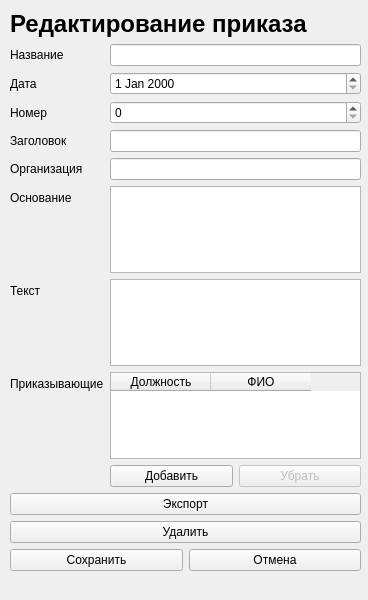
<?xml version="1.0" encoding="UTF-8"?>
<ui version="4.0">
 <class>Form</class>
 <widget class="QWidget" name="Form">
  <property name="geometry">
   <rect>
    <x>0</x>
    <y>0</y>
    <width>368</width>
    <height>600</height>
   </rect>
  </property>
  <property name="windowTitle">
   <string>Form</string>
  </property>
  <widget class="QWidget" name="verticalLayoutWidget">
   <property name="geometry">
    <rect>
     <x>10</x>
     <y>10</y>
     <width>351</width>
     <height>581</height>
    </rect>
   </property>
   <layout class="QVBoxLayout" name="verticalLayout">
    <item>
     <widget class="QLabel" name="label">
      <property name="text">
       <string>&lt;html&gt;&lt;head/&gt;&lt;body&gt;&lt;p&gt;&lt;span style=&quot; font-size:18pt; font-weight:600;&quot;&gt;Редактирование приказа&lt;/span&gt;&lt;/p&gt;&lt;/body&gt;&lt;/html&gt;</string>
      </property>
     </widget>
    </item>
    <item>
     <layout class="QFormLayout" name="formLayout">
      <item row="0" column="0">
       <widget class="QLabel" name="nameLabel">
        <property name="text">
         <string>Название</string>
        </property>
       </widget>
      </item>
      <item row="0" column="1">
       <widget class="QLineEdit" name="name"/>
      </item>
      <item row="1" column="0">
       <widget class="QLabel" name="dateLabel">
        <property name="text">
         <string>Дата</string>
        </property>
       </widget>
      </item>
      <item row="1" column="1">
       <widget class="QDateEdit" name="date"/>
      </item>
      <item row="2" column="0">
       <widget class="QLabel" name="numberLabel">
        <property name="text">
         <string>Номер</string>
        </property>
       </widget>
      </item>
      <item row="2" column="1">
       <widget class="QSpinBox" name="number">
        <property name="maximum">
         <number>999999999</number>
        </property>
       </widget>
      </item>
      <item row="4" column="0">
       <widget class="QLabel" name="organizationLabel">
        <property name="text">
         <string>Организация</string>
        </property>
       </widget>
      </item>
      <item row="4" column="1">
       <widget class="QLineEdit" name="organization"/>
      </item>
      <item row="5" column="0">
       <widget class="QLabel" name="reasonLabel">
        <property name="text">
         <string>Основание</string>
        </property>
       </widget>
      </item>
      <item row="5" column="1">
       <widget class="QPlainTextEdit" name="reason"/>
      </item>
      <item row="6" column="0">
       <widget class="QLabel" name="textLabel">
        <property name="text">
         <string>Текст</string>
        </property>
       </widget>
      </item>
      <item row="6" column="1">
       <widget class="QPlainTextEdit" name="text"/>
      </item>
      <item row="7" column="0">
       <widget class="QLabel" name="guysLabel">
        <property name="text">
         <string>Приказывающие</string>
        </property>
       </widget>
      </item>
      <item row="7" column="1">
       <layout class="QVBoxLayout" name="verticalLayout_2">
        <item>
         <widget class="QTableWidget" name="guysTable">
          <column>
           <property name="text">
            <string>Должность</string>
           </property>
          </column>
          <column>
           <property name="text">
            <string>ФИО</string>
           </property>
          </column>
         </widget>
        </item>
        <item>
         <layout class="QHBoxLayout" name="horizontalLayout">
          <item>
           <widget class="QPushButton" name="addRowButton">
            <property name="text">
             <string>Добавить</string>
            </property>
           </widget>
          </item>
          <item>
           <widget class="QPushButton" name="delRowButton">
            <property name="enabled">
             <bool>false</bool>
            </property>
            <property name="text">
             <string>Убрать</string>
            </property>
           </widget>
          </item>
         </layout>
        </item>
       </layout>
      </item>
      <item row="3" column="1">
       <widget class="QLineEdit" name="title"/>
      </item>
      <item row="3" column="0">
       <widget class="QLabel" name="titleLabel">
        <property name="text">
         <string>Заголовок</string>
        </property>
       </widget>
      </item>
     </layout>
    </item>
    <item>
     <widget class="QPushButton" name="exportlabel">
      <property name="text">
       <string>Экспорт</string>
      </property>
     </widget>
    </item>
    <item>
     <widget class="QPushButton" name="deleteButton">
      <property name="enabled">
       <bool>true</bool>
      </property>
      <property name="text">
       <string>Удалить</string>
      </property>
     </widget>
    </item>
    <item>
     <layout class="QHBoxLayout" name="horizontalLayout_2">
      <item>
       <widget class="QPushButton" name="saveButton">
        <property name="enabled">
         <bool>true</bool>
        </property>
        <property name="text">
         <string>Сохранить</string>
        </property>
       </widget>
      </item>
      <item>
       <widget class="QPushButton" name="cancelButton">
        <property name="text">
         <string>Отмена</string>
        </property>
       </widget>
      </item>
     </layout>
    </item>
    <item>
     <widget class="QLabel" name="statusbar">
      <property name="text">
       <string/>
      </property>
     </widget>
    </item>
   </layout>
  </widget>
 </widget>
 <resources/>
 <connections/>
</ui>
